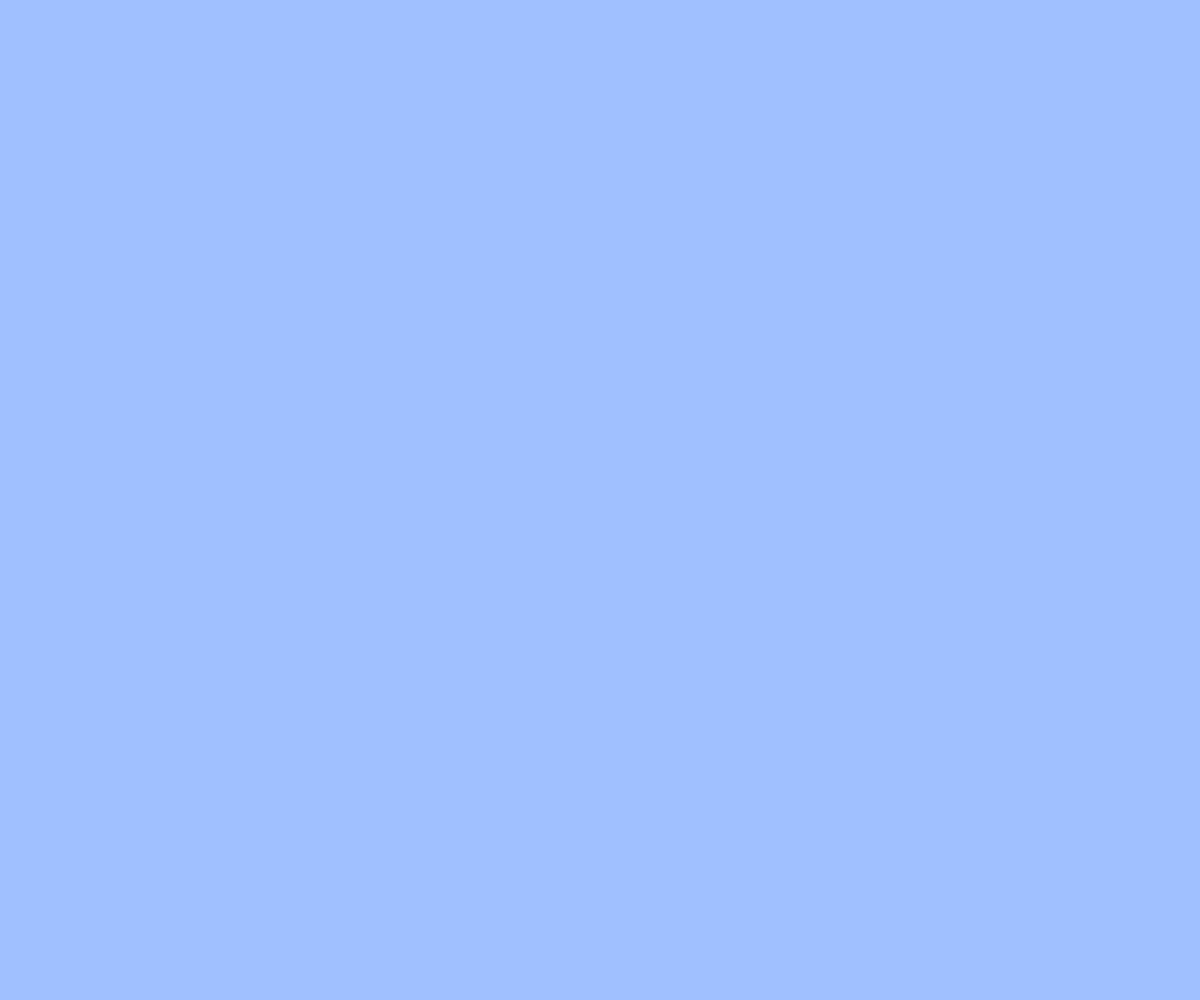
Frame 1 (no input)
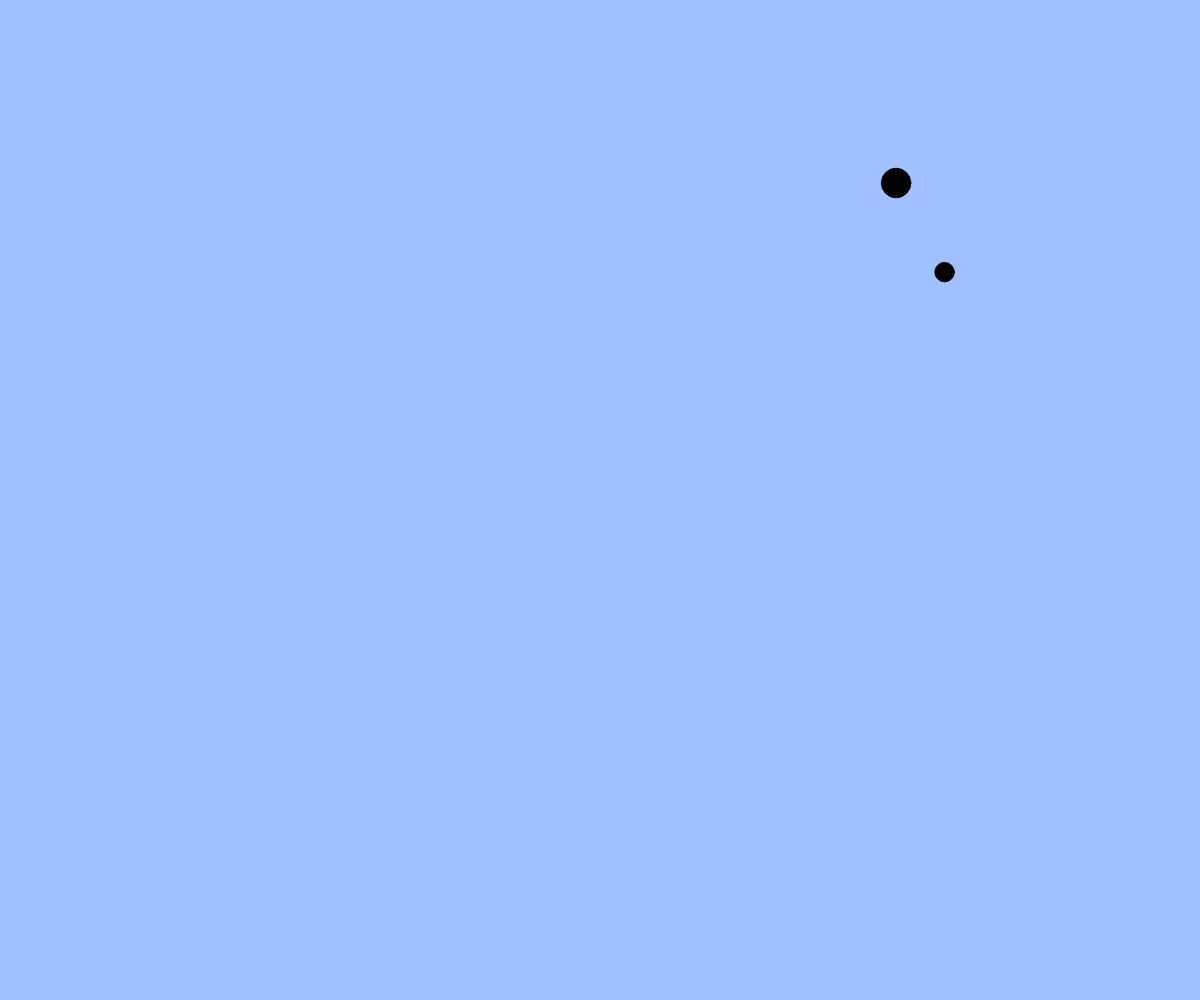
Frame 60 (no input)
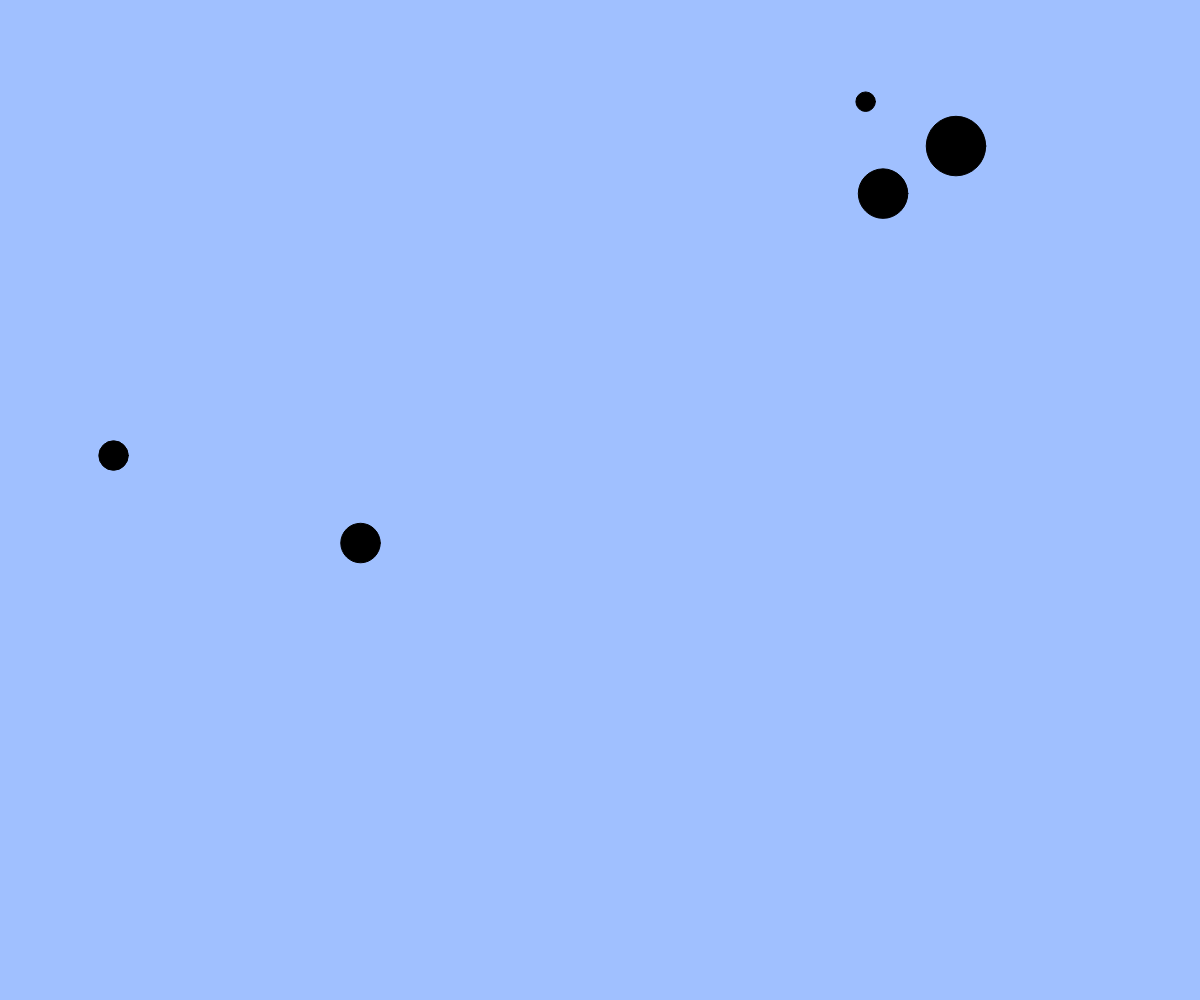
Frame 120 (the mouse pressed at the canvas centre since frame 60)

The p5.js sketch that drew these frames (run headless with seeded random() and noise() and a simulated clock; from frame 60 on, the mouse is pressed at the canvas centre):

// p5.js sketch
// ── sketch.js
// たくさん出てくるアニメーション
let balls;
let targets; // 追加（ボールを当てる的）

function setup(){
  createCanvas(windowWidth, windowHeight);
  balls = [];
  targets = [];
}

function windowResized(){
  resizeCanvas(windowWidth, windowHeight);
}

function draw(){
  background(160, 192, 255);

  // 的のアニメーション（注意：追加しないと何も起きない）
  for(let i = 0; i < targets.length; i++){
    let t = targets[i];
    fill(0);
    ellipse(t.x, t.y, t.size);
    t.x += t.vx;
    t.y += t.vy;
    t.size += 0.5;
  }

  // ボールのアニメーション
  for(let i = 0; i < balls.length; i++){
    let b = balls[i];
    fill(255);
    ellipse(b.x, b.y, b.size);
    b.x += b.vx;
    b.y += b.vy;
  }

  // 画面外に出たボールを配列から削除する
  const ballsInCanvas = []; // 画面内のボールを一時的に保持する配列
  for(let i = 0; i < balls.length; i++){
    let b = balls[i];
    if(b.x > 0 && b.x < width && b.y > 0 && b.y < height){ // 画面内
      ballsInCanvas.push(b);
    }
  }
  balls = ballsInCanvas; // 画面内のボールだけを残す

  // 補足：filter 関数を使うともっと簡単に書ける
  // balls = balls.filter(insideCanvas);

  if(frameCount % 20 === 0) { // 20フレームごとに新しい的を追加する
    // BLANK[1] 新しい的オブジェクトを作成して targets 配列に追加しよう
    const t ={
      x: random(width),
      y: random(height),
      size: 10,
      vx: random(-2, 2),
      vy: random(-2, 2),
    };
    targets.push(t);
  }

  // ボールに当たった or 大きくなりすぎた的を配列から削除する
  const activeTargets = []; // 生き残った的を一時的に保持する配列
  for(let i = 0; i < targets.length; i++){
    let t = targets[i];
    if(t.size < 600){ // 大きくなりすぎていない
      let hit = false;
      for(let j = 0; j < balls.length; j++){ // すべてのボールと衝突判定
        let b = balls[j];
        // BLANK[2]
        let d =dist(b.x, b.y, t.x, t.y);
        if(d < (b.size/2 + t.size/2)){
          hit = true;
          break;
        }
         
      }
      if(!hit) activeTargets.push(t); // 衝突していなければ生き残る
    }
  }
  targets = activeTargets; // 生き残った的だけを残す
}

function mouseDragged(){
  const dx = mouseX - pmouseX;
  const dy = mouseY - pmouseY;
  if(mag(dx, dy) > 5){
    const b = { x: mouseX, y: mouseY, size: 20, vx: dx, vy: dy };
    balls.push(b);
  }
}

function insideCanvas(b) {
  return b.x > 0 && b.x < width && b.y > 0 && b.y < height;
}
